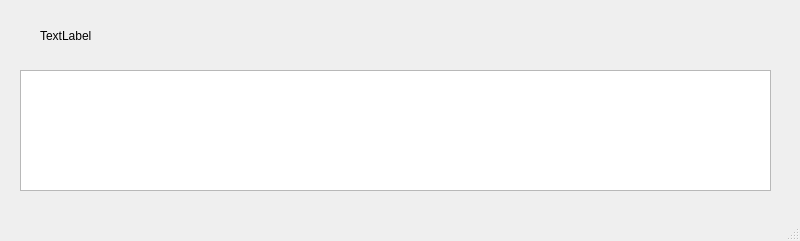
<?xml version="1.0" encoding="UTF-8"?>
<ui version="4.0">
 <class>MainWindow</class>
 <widget class="QMainWindow" name="MainWindow">
  <property name="geometry">
   <rect>
    <x>0</x>
    <y>0</y>
    <width>800</width>
    <height>241</height>
   </rect>
  </property>
  <property name="windowTitle">
   <string>Scanned Item List</string>
  </property>
  <widget class="QWidget" name="centralwidget">
   <widget class="QListWidget" name="listWidget">
    <property name="geometry">
     <rect>
      <x>20</x>
      <y>70</y>
      <width>751</width>
      <height>121</height>
     </rect>
    </property>
   </widget>
   <widget class="QLabel" name="label">
    <property name="geometry">
     <rect>
      <x>40</x>
      <y>20</y>
      <width>711</width>
      <height>31</height>
     </rect>
    </property>
    <property name="text">
     <string>TextLabel</string>
    </property>
   </widget>
  </widget>
  <widget class="QMenuBar" name="menubar">
   <property name="geometry">
    <rect>
     <x>0</x>
     <y>0</y>
     <width>800</width>
     <height>21</height>
    </rect>
   </property>
  </widget>
  <widget class="QStatusBar" name="statusbar"/>
 </widget>
 <resources/>
 <connections/>
</ui>
